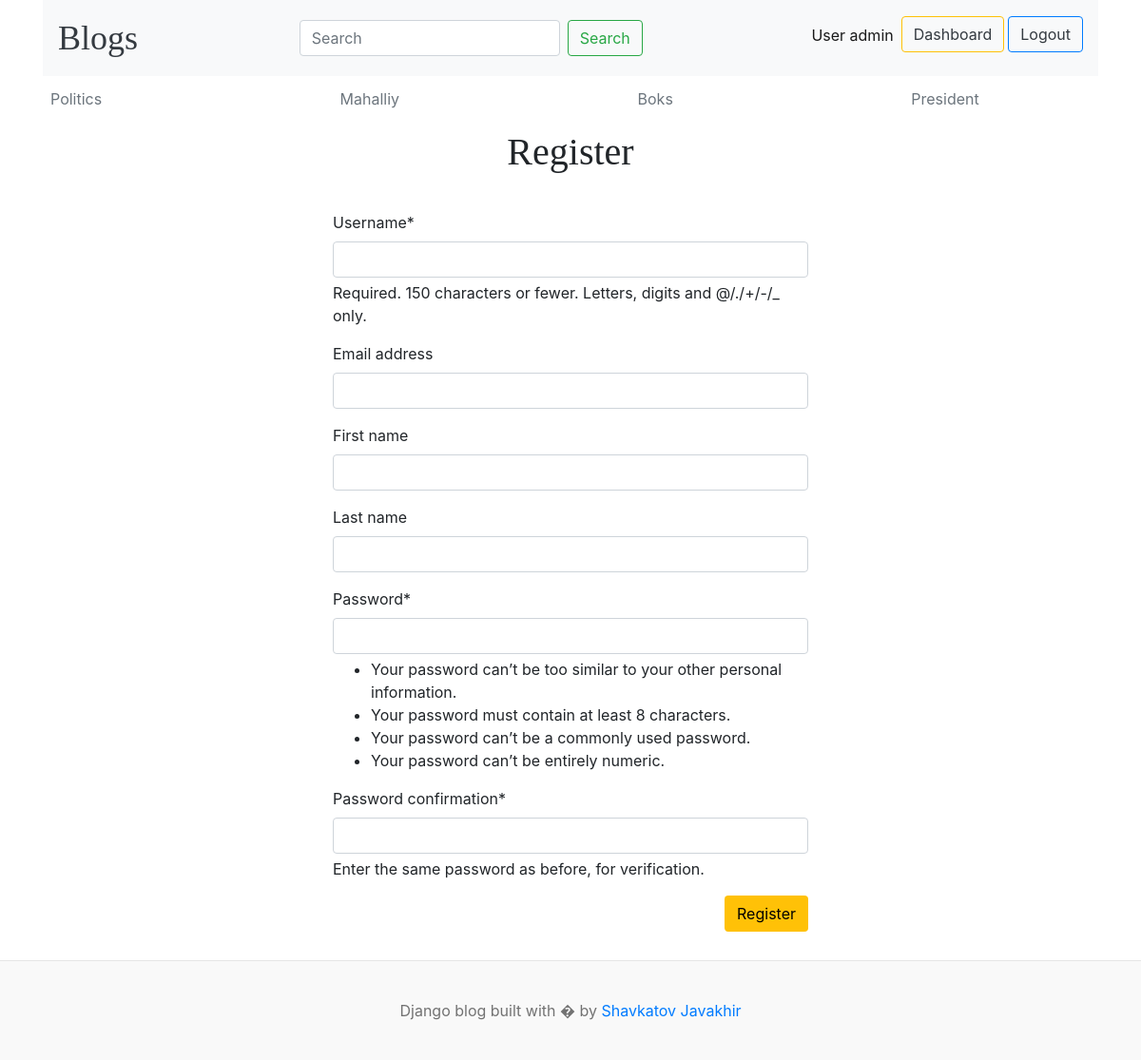
The page /register/ (signed in) on the database its author committed.
### blogs/models.py (models this page shows, shortened)
class Category(models.Model):
    name = models.CharField(max_length=255)
    created_at = models.DateTimeField(auto_now_add=True)
    updated_at = models.DateTimeField(auto_now=True)
    class Meta:
        verbose_name_plural = 'Categories'
        verbose_name = 'Category'

### blogs/views.py (the view)
# urls.py: path('register/', register, name="register"),
def register(request):
    if request.method == "POST":
        form = RegistrationForm(request.POST)
        if form.is_valid():
            form.save()
            return redirect("login")
        else:
            context = {
                'form': form
            }
            return render(request, "register.html", context)
    else:
        form = RegistrationForm()
        context = {
            'form': form
        }
        return render(request, "register.html", context)

### blog/forms.py (shortened to what this page needs)
class RegistrationForm(UserCreationForm):
    class Meta:
        model = User
        fields = ("username", "email", 'first_name', 'last_name', "password1", "password2")
    def __init__(self, *args: Any, **kwargs: Any) -> None:
        super().__init__(*args, **kwargs)

### blogs/context_processor.py (called while the page is built)
def header(req):
    category = Category.objects.all()
    context = {
        'categories': category
    }
    return context

def get_about(request):
    about = About.objects.all()
    links = Social_links.objects.all()
    telegram = links.get(name='Telegram')
    context = {
        'about': about,
        'links': links,
        'telegram': telegram
        }
    return context

### templates/register.html (shortened to what this page needs)
{% extends 'header.html' %}
{% block content %}
{% load crispy_forms_tags %}
<h1 class="text-center">Register</h1>
<form class="col-9" action="{% url 'register' %}" method="post" style="width: 500px; margin: auto; padding: 30px 0">
    {{form|crispy}}
    <div class="button text-right">
    <button class="btn bg-warning" type="submit">Register</button>
    </div>
</form>
{% endblock %}

### templates/header.html (shortened to what this page needs)
{% load static %}
<!DOCTYPE html>
<html lang="en">
<head>
    <link href="https://getbootstrap.com/docs/4.0/dist/css/bootstrap.min.css" rel="stylesheet">
    <link href="{% static 'css/blog.css' %}" rel="stylesheet">
  </head>
<body>
<div class="container">
<nav class="navbar navbar-expand-lg navbar-light bg-light">
  <a class="navbar-brand mr-auto blog-header-logo text-dark" href="{% url 'blogs' %}">Blogs</a>
  <div class="collapse navbar-collapse" id="navbarSupportedContent">
    <form class="form-inline my-2 my-lg-0 ml-auto" action="{% url 'search' %}" method="get">
      {% if user.is_authenticated %}
      <input class="form-control fl mr-sm-2" type="search" name="keyword" value="{{keyword}}" placeholder="Search" aria-label="Search">
      <button class="btn btn-outline-success fl my-2 my-sm-0" type="submit" style="max-width: 100%;">Search</button>
      {% endif %}
    </form>
    <ul class="navbar-nav ml-auto">
    {% if user.is_authenticated %}
      <li class="nav-item active text-right">
        <a class="nav-link" href="#">User {{user}} <span class="sr-only">(current)</span></a>
      </li>
      <li class="nav-item mr-1 mb-2 text-right">
        <a href="{% url 'dashboard' %}" class="btn fl btn-outline-warning text-dark">Dashboard</a>
      </li>
      <li class="nav-item text-right">
        <a href="{% url 'logout' %}" class="btn fl btn-outline-primary text-dark">Logout</a>
      </li>
      {% endif %}
    </ul>
  </div>
</nav>
      <div class="nav-scroller py-1 mb-2">
        <nav class="nav d-flex justify-content-between">
          {% if user.is_authenticated %}
          {% for category in categories %}
          <a class="p-2 text-muted" href="{% url 'posts_by_category' category.id %}">{{category.name}}</a>
          {% endfor %}
          {% endif %}
        </nav>
      </div>
    {% block content %}
    {% endblock %}
    </div>
<footer class="blog-footer">
  <p>Django blog built with � by <a href="{{telegram.link}}" target="_blank">Shavkatov Javakhir</a></p>
</footer>
</body>
</html>

### blog/static/css/blog.css (style rules this page uses)
.blog-header-logo { font-family: "Playfair Display", Georgia, "Times New Roman", serif; font-size: 2.25rem; }
h1, h2, h3, h4, h5, h6 { font-family: "Playfair Display", Georgia, "Times New Roman", serif; }
.blog-footer { padding: 2.5rem 0; color: #727272; text-align: center; background-color: #f9f9f9; border-top: .05rem solid #e5e5e5; }
.blog-footer p:last-child { margin-bottom: 0; }

### rows shown on the page
Category: name "Politics"
Category: name "Mahalliy"
Category: name "Boks"
Category: name "President"

### other values the page prints
{{ user }} "admin"
